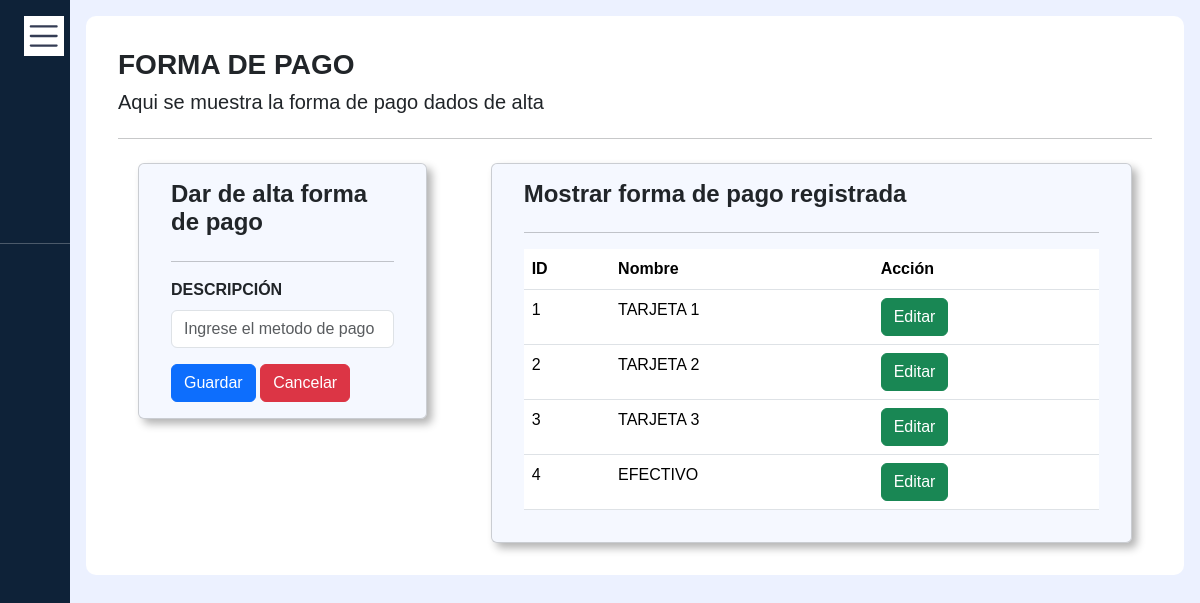
The page /Forma_de_pago/ on the database its author committed.
### Aplicacion/models.py (models this page shows)
class tblFormaPago(models.Model):
    ID = models.AutoField(primary_key=True)
    Descripcion = models.CharField(max_length=30, null=True)

### Aplicacion/Consultas/Catalogos/mostrarC.py (the view)
# urls.py: path('Forma_de_pago/', mostrarC.tablaFormaDePago, name='T_Forma_de_pago'),
def tablaFormaDePago(request):
    data = tblFormaPago.objects.all()
    return render(request, 'Catalogo/FormaPago/index.html', {"data": data})

### Aplicacion/templates/Catalogo/FormaPago/index.html (shortened to what this page needs)
{% extends "include/header.html" %}
{% load static %}
{% block body %}
<div class="contenedor-tabla-alta">
    <h3 class="titulo-contenedor"><strong>FORMA DE PAGO</strong></h3>
    <h5 class="texto-contenedor mb-4">Aqui se muestra la forma de pago dados de alta</h5>
    <hr class="mb-4">
    <div class="row">
        <div class="col-sm-12 col-md-4 col-lg-4 form-alta">
            <div class="card card-contenido-alta">
                <h4><strong>Dar de alta forma de pago</strong></h4>
                <hr>
                <form action="{% url 'G_FormaDePago' %}" method="POST" autocomplete="off">
                    <div class="mb-3">
                        <label for="exampleInputEmail1" class="form-label"><b>DESCRIPCIÓN</b></label>
                        <input type="text" class="form-control" placeholder="Ingrese el metodo de pago"
                            name="descripcion" required autofocus>
                    </div>
                    <button type="submit" class="btn btn-primary">Guardar</button>
                    <a href="{% url 'T_Forma_de_pago'%}">
                        <button type="button" class="btn btn-danger cancelarBoton">Cancelar</button>
                    </a>
                </form>
            </div>
        </div>
        <div class="col-sm-12 col-md-8 col-lg-8 tabla-alta">
            <div class="card card-contenido-alta">
                <h4><strong>Mostrar forma de pago registrada</strong></h4>
                <hr>
                <table class="table table-hover">
                    <thead>
                        <tr>
                            <th>ID</th>
                            <th>Nombre</th>
                            <th>Acción</th>
                        </tr>
                    </thead>
                    <tbody>
                        {% for datos in data %}
                        <tr>
                            <td>{{datos.ID}}</td>
                            <td>{{datos.Descripcion}}</td>
                            <td>
                                <form action="{% url 'E_Forma_de_pago' %}" method="POST" autocomplete="off">
                                    <button class="btn btn-success">Editar</button>
                                </form>
                            </td>
                        </tr>
                        {% endfor %}
                    </tbody>
                </table>
            </div>
        </div>
    </div>
</div>
{% endblock %}

### static/assets/css/style.css (style rules this page uses)
a { text-decoration: none; }
body { font-family: 'Poppins', sans-serif; }
.contenedor-tabla-alta { background-color: #FFF; padding: 2rem; border-radius: 10px; }
.form-alta { padding: 0 2rem; }
.tabla-alta { padding: 0 2rem; }
.card-contenido-alta { padding: 1rem 2rem; box-shadow: 5px 5px 8px rgba(0, 0, 0, 0.3); background-color: #ecf1ff81; }

### rows shown on the page
tblFormaPago: ID "1", Descripcion "TARJETA 1"
tblFormaPago: ID "2", Descripcion "TARJETA 2"
tblFormaPago: ID "3", Descripcion "TARJETA 3"
tblFormaPago: ID "4", Descripcion "EFECTIVO"
